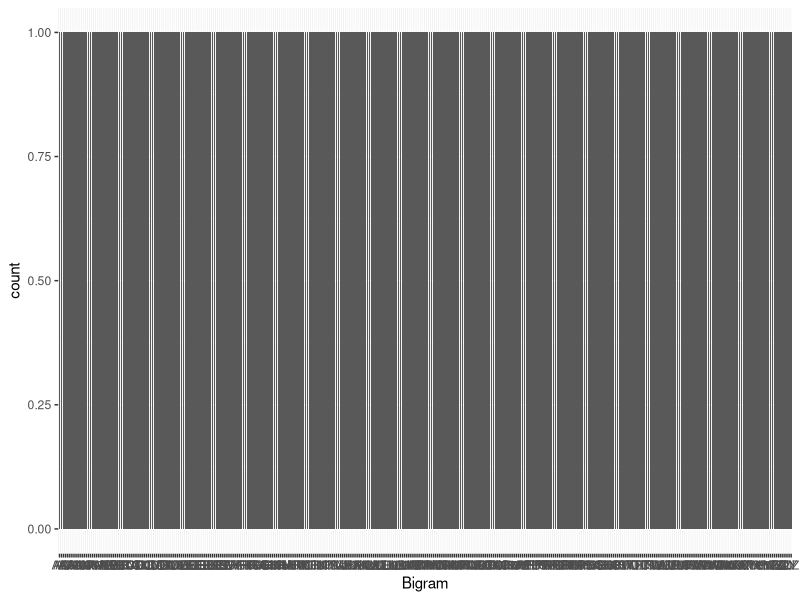
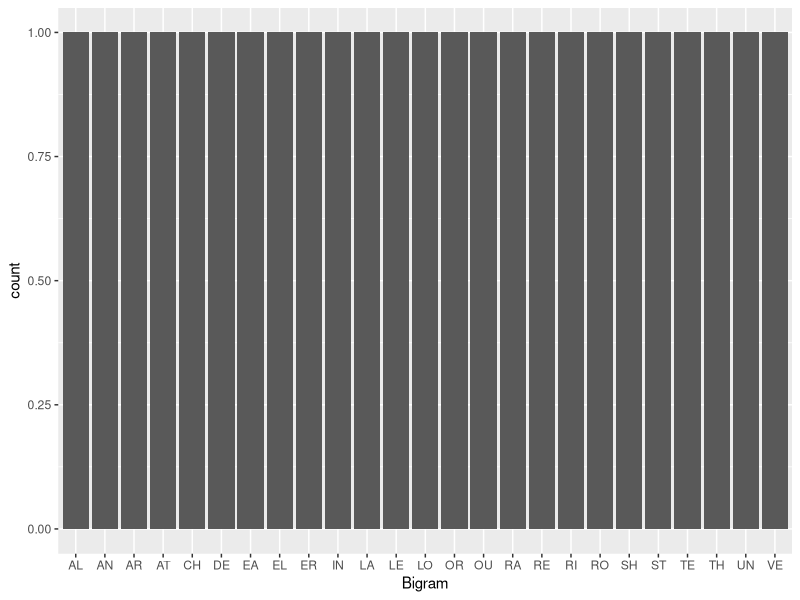
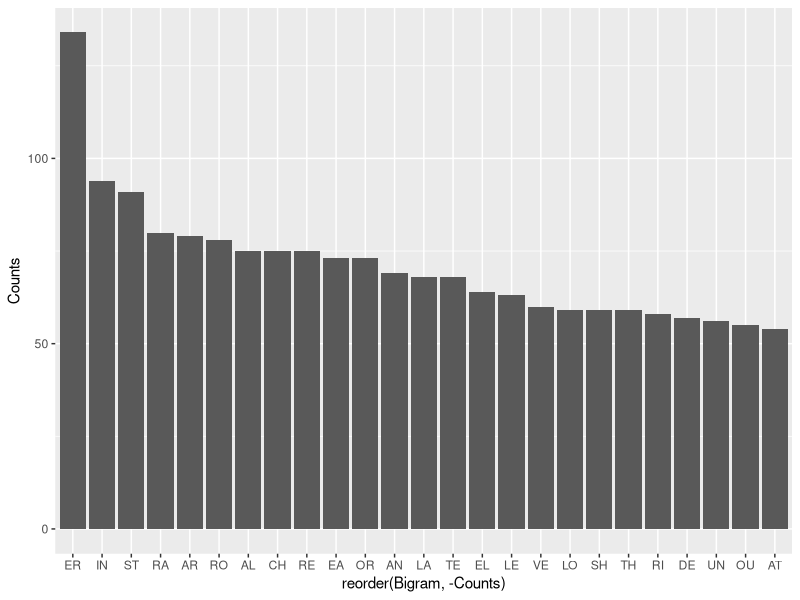

The R source for these figures, in order:
## ---- chunk 1
knitr::opts_chunk$set(echo = FALSE)
## ---- chunk 2
library(ggplot2) # plot visualization
library(dplyr)   # data analysis (summarizing, filtering, etc)
library(tidyr)   # reshaping data (pivot, etc)
library(stringr) # string manipulation (used for bigrams)
## ---- chunk 3
# I scrapped this data from 
# https://wordfinder.yourdictionary.com/wordle/answers/
# and added what I thought to be relevant data columns 

# some column names are easy to understand 
# I will add some section explaining what the dataset columns mean

wordle_data <- read.csv("wordle_data.csv")
glimpse(wordle_data)
## ---- chunk 4
# so I found this data on kaggle
# https://www.kaggle.com/code/bcruise/wordle-letter-frequencies
# and towards the end they do common bigram analysis 
# will do that with my data 
# so I can use P1, P2, P3, P4, P5
# this holds the individual letters by position

bigrams <- wordle_data %>% 
  mutate (B1 = paste0(P1, P2),  # paste0 no separator by default
          B2 = paste0(P2, P3),
          B3 = paste0(P3, P4),
          B4 = paste0(P4, P5)) %>% 
  select(B1, B2, B3, B4) %>% 
  pivot_longer(cols = everything(), names_to = "Position", values_to = "Bigram") %>% # names_to = col name to create from specified cols before, values_to = new column to create from values in each cell.
  group_by(Bigram) %>% 
  summarise(Counts = n()) %>% 
  arrange(-Counts)
 


bigrams

## ---- chunk 5
# plotting bigram data
# code below bad 
# didnt realize i had 354 possible bigrams

bigrams %>% ggplot(aes(x = Bigram)) + geom_bar()

# instead lets take top bigrams 
top_bigrams <- bigrams %>% head(25)
top_bigrams

top_bigrams %>% ggplot(aes(x = Bigram)) + geom_bar()

# https://r-resources.massey.ac.nz/rgcookbook/RECIPE-BAR-GRAPH-COUNTS.html
# section 3.3.4

# geom_col uses stat_identity by default so I can pass in the pre-calculated counts
top_bigrams %>% ggplot(aes(x = reorder(Bigram, -Counts), y = Counts)) + geom_col()

# will add labels and stuff later. 
